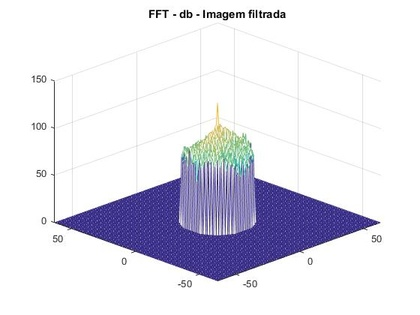
%> input picture 3/imagemFiltrada.jpg, 420 x 315 px, shrunk from 560 x 420 before the run, given in place of lena.bmp, which was not available
$ octave ex3.m   (GNU Octave 9; MATLAB toolbox functions it lacks are replaced by stand-ins)
%> lines starting %> are read from the running program, lines starting %| are printed output that depends on the picture; in (x1, y1, x2, y2) boxes, pixels count from 0 and x2, y2 are one past the last pixel; in counts of white or black regions, pixels touching at a corner belong together; the program's own positions count from 1; pictures that were not available may be replaced by others from this repository, and a replacement may not be noted
% Trabalho 3 - Exercicio 3 - ATD
% -- David Gomes
% -- Joao Craveiro
% -- Rui Pereira Mendes

%3.1
[img,map] = imread('lena.bmp');
%> img is the input picture: size 315x420x3 uint8; mean R, G, B 226.6, 225.9, 236.1
%> map = []

%3.2
figure(1);
imshow(img);
title('Exerc韈io 3.2');

%3.3
f = fftshift(fft2(img));
[w, h] = size(f);
%> w = 315; h = 1260

xstart = fix(-w/2);
%> xstart = -157
xend = fix(w/2 - 1 + mod(w,2));
%> xend = 157
ystart = fix(-h/2);
%> ystart = -630
yend = fix(h/2 - 1 + mod(h,2));
%> yend = 629
xx = xstart:xend;
%> xx = 315 values from -157 to 157
yy = ystart:yend;
%> yy = 1260 values from -630 to 629

figure(2);
mesh(xx,yy,20*log10(abs(f)));
%> (this line was passed over: mesh is not available in this run)
axis([xx(1) xx(length(xx)) yy(1) yy(length(yy))]);
view([-45 30]);
rotate3d;
title('Magnitude');

%cor media
mask = zeros(size(f));
mx = find(xx == 0);
%> mx = 158
my = find(yy == 0);
%> my = 631
mask(mx,my) = 1;

fmedia = f .* mask;
invfmedia = ifft2(ifftshift(fmedia));
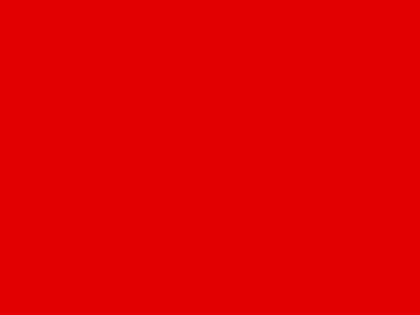
%> invfmedia: size 315x420x3 double; mean R, G, B 226.6, 0, 0
cormedia = invfmedia(mx,my);
%> cormedia = 0
invfmedia(1:length(invfmedia)) = cormedia;
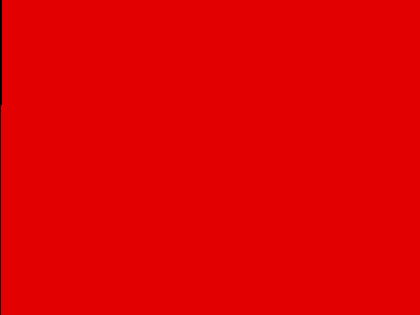
%> invfmedia: size 315x420x3 double; 0.32% of pixels changed, all inside (x1, y1, x2, y2) = (0, 0, 2, 315)
figure(3);
imshow(invfmedia,map);
title('Cor m閐ia');

%3.4

escolha = menu('3.4 - Tipo de filtro:','Passa-Baixo','Passa-Alto');
%> the answer given: 1

%3.5
freq = input('Frequ阯cia: ');
%> the answer given: 3

mask = zeros(size(f));
s = size(mask);
%> s = [315 420 3]

for i = 1:s(1)
    for j = 1:s(2)
        mask(i,j) = (((i-mx)^2 + (j-my)^2) >= freq^2);
    end
end
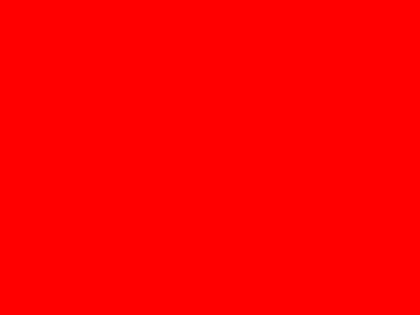
%> mask: size 315x420x3 double; mean R, G, B 1, 0, 0

if (escolha == 1)
    mask = 1-mask;
    mask(mx,my) = 1;
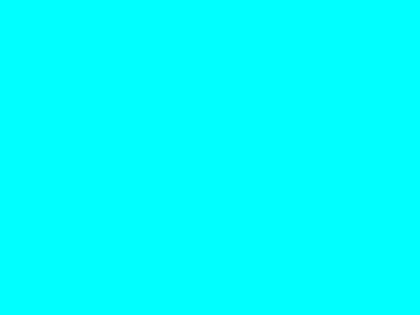
%> mask: size 315x420x3 double; mean R, G, B 0, 1, 1
end

figure(4);
mesh(xx,yy,20*log10(abs(mask)+1));
%> (this line was passed over: mesh is not available in this run)
title('FFT - db - M醩cara');
axis([xx(1) xx(length(xx)) yy(1) yy(length(yy))]);
view([-45 30]);
rotate3d;

%3.6
ffiltered = f .* mask;

figure(5);
mesh(xx,yy,20*log10(abs(ffiltered)+1));
%> (this line was passed over: mesh is not available in this run)
title('FFT - db - Imagem filtrada');
axis([xx(1) xx(length(xx)) yy(1) yy(length(yy))]);
view([-45 30]);
rotate3d;

%3.7
outputimg = ifft2(ifftshift(ffiltered))/length(map);
%> outputimg: size 315x420x3 double; every value is NaN or infinite

%3.8
figure(6);
imshow(outputimg);
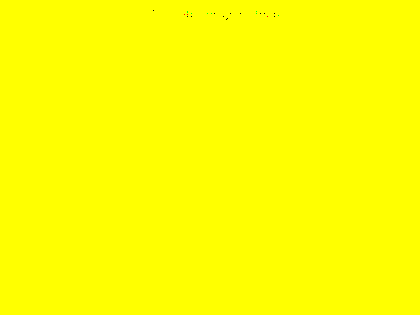
%> displayed picture: size 315x420x3, on the screen's scale of 0 to 255; mean R, G, B 255, 255, 0
title('Imagem filtrada');
